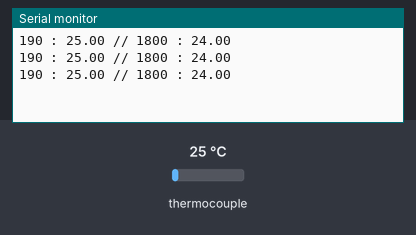
The sketch below on a simulated Arduino Uno, built with avr-gcc and run on an emulated ATmega328P. Parts: the last lines printed to the serial monitor. Wiring (inferred from the names in the program): MAX31855 thermocouple converter: CS pin 10. The test bench sets the inputs (shaded band); at power-on: thermocouple 25 °C.

Above: at 1.8 s.
1.9 s: thermocouple set to 75 °C
At 2.4 s:
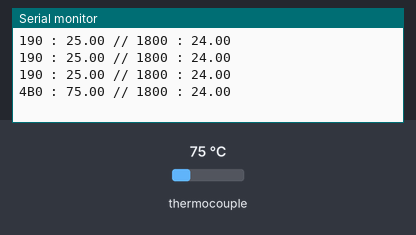
4.0 s: thermocouple set to 225 °C
At 4.4 s:
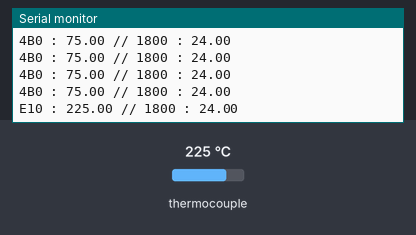

Measured:
- after the input at 1.9 s, the serial monitor: prints a new line after 0.10 s (image 1)
- after the input at 4.0 s, the serial monitor: prints a new line at once (image 2)

The sketch:

max31855_example2.ino
```cpp
// K型熱電対温度センサモジュールキット(SPI接続)MAX31855使用(5V版/3.3V版)サンプルスケッチ
// Example sketch for MAX31855 Type-K thermocouple sensor module (5V/3.3V)
// Switch-Science 2013.5.14(Tue)

#include <SPI.h>

// Arduinoボードの電源電圧がキットの電源電圧と同じ場合、
// 以下のマクロを有効にしてモジュールを直挿しできます。
// If working voltage of your arduino board is same as the kit,
// you can enable macro code next two lines
// to put the kit on your arduino directly.
/*
#define VCC  8
#define GND  9
*/
#define SLAVE 10

void setup() {
#ifdef GND
  pinMode(GND, OUTPUT);
  digitalWrite(GND, LOW);
#endif
#ifdef VCC
  pinMode(VCC, OUTPUT);
  digitalWrite(VCC, HIGH);
#endif
  pinMode(SLAVE, OUTPUT);
  digitalWrite(SLAVE, HIGH);

  Serial.begin(9600);
  SPI.begin();
  SPI.setBitOrder(MSBFIRST);
  SPI.setClockDivider(SPI_CLOCK_DIV4);
  SPI.setDataMode(SPI_MODE0);
}

void loop() {
  unsigned int thermocouple; // 14-Bit Thermocouple Temperature Data + 2-Bit
  unsigned int internal; // 12-Bit Internal Temperature Data + 4-Bit
  float disp; // display value

  delay(500);
  digitalWrite(SLAVE, LOW);                             //  Enable the chip
  thermocouple = (unsigned int)SPI.transfer(0x00) << 8;   //  Read high byte thermocouple
  thermocouple |= (unsigned int)SPI.transfer(0x00);       //  Read low byte thermocouple
  internal = (unsigned int)SPI.transfer(0x00) << 8;       //  Read high byte internal
  internal |= (unsigned int)SPI.transfer(0x00);           //  Read low byte internal
  digitalWrite(SLAVE, HIGH);                            //  Disable the chip

  if((thermocouple & 0x0001) != 0) {
    Serial.print("ERROR: ");
    if ((internal & 0x0004) !=0) {
      Serial.print("Short to Vcc, ");
    }
    if ((internal & 0x0002) !=0) {
      Serial.print("Short to GND, ");
    }
    if ((internal & 0x0001) !=0) {
      Serial.print("Open Circuit, ");
    }
    Serial.println();
  } else {
    if((thermocouple & 0x8000) == 0){ // 0℃以上   above 0 Degrees Celsius
      disp = (thermocouple >> 2) * 0.25;
    } else {                          // 0℃未満   below zero
      disp = (0x3fff - (thermocouple >> 2) + 1)  * -0.25;
    }
    Serial.print(thermocouple, HEX);
    Serial.print(" : ");
    Serial.print(disp);

    Serial.print(" // ");

    if((internal & 0x8000) == 0){ // 0℃以上   above 0 Degrees Celsius
      disp = (internal >> 4) * 0.0625;
    } else {                          // 0℃未満   below zero
      disp = (((0xffff - internal) >> 4) + 1)  * -0.0625;
    }
    Serial.print(internal, HEX);
    Serial.print(" : ");
    Serial.print(disp);

    Serial.println();
  }
}
```
